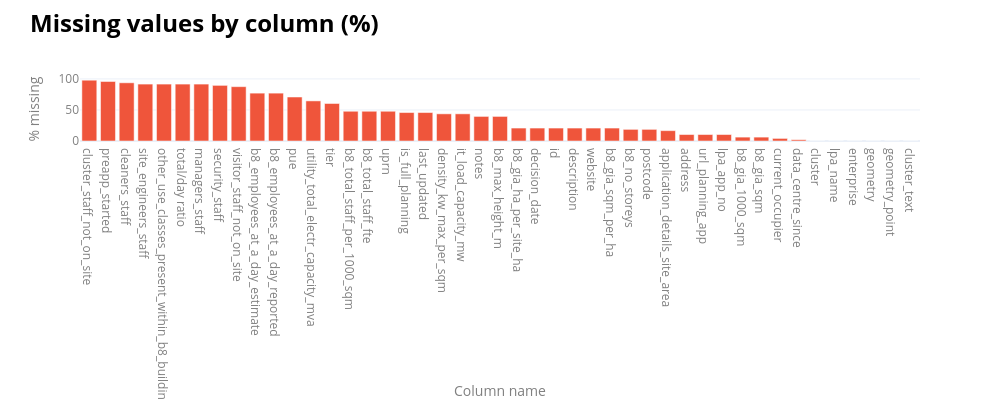

Notebook cell for this chart:
### Code cell
#| include: false
# Analysing the column NA values
# ____________________________________________________________________________________________________________
missing_pct = (data_ldn_exstg.isnull().mean() * 100).sort_values(ascending=False)
fig = px.bar(missing_pct,labels={"value": "% missing", "index": "Column name"}, color_discrete_sequence=[px.colors.qualitative.Plotly[1]])
fig.update_layout(width=1000, height=400, template="plotly_white", showlegend=False,
    title=dict(
            text=(
                f"<span style='font-size:24px; font-weight:bold; color:{notes_colour}; display:block; margin-bottom:2px;'>"
                "Missing values by column (%)"
                "</span><br>"
            ),
            x=0.03,xanchor="left",y=0.92,yanchor="top",
        ),
        margin=dict(t=90),legend=dict(font=dict(color=labels_colour)),
    )

fig.update_xaxes(title_font=dict(color=labels_colour),tickfont=dict(color=labels_colour))
fig.update_yaxes(title_font=dict(color=labels_colour),tickfont=dict(color=labels_colour))
fig.show(config={
    "toImageButtonOptions": {
        "format": "png",
        "filename": "figure",
        "scale": 4
    }
})

### Figure 1 — Plotly figure (JSON) as saved in the notebook; plotly's stock layout.template omitted (floating-point values rounded to 4 significant figures)
{"data": [{"hovertemplate": "variable=0<br>Column name=%{x}<br>% missing=%{y}<extra></extra>", "legendgroup": "0", "marker": {"color": "#EF553B", "pattern": {"shape": ""}}, "name": "0", "orientation": "v", "showlegend": true, "textposition": "auto", "type": "bar", "x": ["cluster_staff_not_on_site", "preapp_started", "cleaners_staff", "site_engineers_staff", "other_use_classes_present_within_b8_building", "total/day ratio", "managers_staff", "security_staff", "visitor_staff_not_on_site", "b8_employees_at_a_day_estimate", "b8_employees_at_a_day_reported", "pue", "utility_total_electr_capacity_mva", "tier", "b8_total_staff_per_1000_sqm", "b8_total_staff_fte", "uprn", "is_full_planning", "last_updated", "density_kw_max_per_sqm", "it_load_capacity_mw", "notes", "b8_max_height_m", "b8_gia_ha_per_site_ha", "decision_date", "id", "description", "website", "b8_gia_sqm_per_ha", "b8_no_storeys", "postcode", "application_details_site_area", "address", "url_planning_app", "lpa_app_no", "b8_gia_1000_sqm", "b8_gia_sqm", "current_occupier", "data_centre_since", "cluster", "lpa_name", "enterprise", "geometry", "geometry_point", "cluster_text"], "xaxis": "x", "y": [97.92, 95.83, 93.75, 91.67, 91.67, 91.67, 91.67, 89.58, 87.5, 77.08, 77.08, 70.83, 64.58, 60.42, 47.92, 47.92, 47.92, 45.83, 45.83, 43.75, 43.75, 39.58, 39.58, 20.83, 20.83, 20.83, 20.83, 20.83, 20.83, 18.75, 18.75, 16.67, 10.42, 10.42, 10.42, 6.25, 6.25, 4.167, 2.083, 0.0, 0.0, 0.0, 0.0, 0.0, 0.0], "yaxis": "y"}], "layout": {"barmode": "relative", "height": 400, "legend": {"font": {"color": "grey"}, "title": {"text": "variable"}, "tracegroupgap": 0}, "margin": {"t": 90}, "showlegend": false, "title": {"text": "<span style='font-size:24px; font-weight:bold; color:black; display:block; margin-bottom:2px;'>Missing values by column (%)</span><br>", "x": 0.03, "xanchor": "left", "y": 0.92, "yanchor": "top"}, "width": 1000, "xaxis": {"anchor": "y", "domain": [0, 1], "tickfont": {"color": "grey"}, "title": {"font": {"color": "grey"}, "text": "Column name"}}, "yaxis": {"anchor": "x", "domain": [0, 1], "tickfont": {"color": "grey"}, "title": {"font": {"color": "grey"}, "text": "% missing"}}}}
